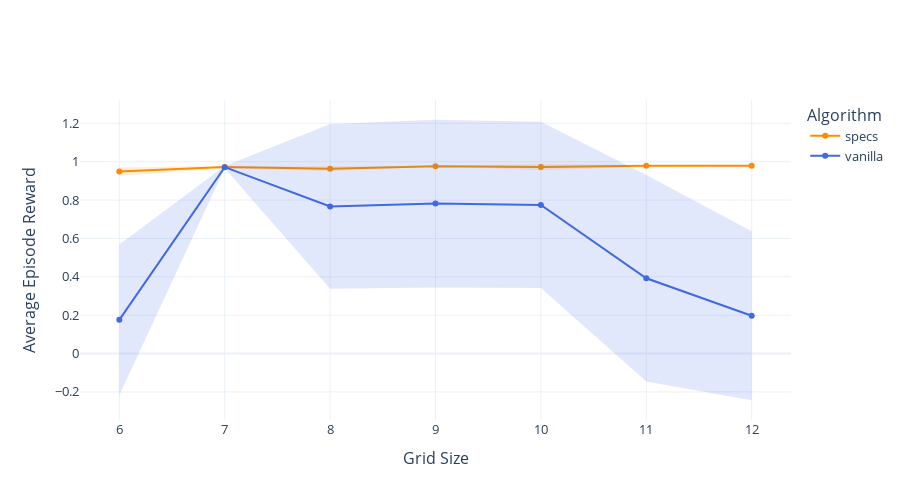

Notebook source saved alongside this figure:
### Markdown cell above
# Same as the subplots, but separately

### Code cell
import plotly.graph_objects as go

# --- Aggregate the data ---
agg_df = (
    df.groupby(["case", "grid"])
    .agg(
        mean_reward=("reward", "mean"),
        std_reward=("reward", "std"),
        mean_len=("ep_len", "mean"),
        std_len=("ep_len", "std"),
    )
    .reset_index()
)

colors = {"vanilla": "royalblue", "specs": "darkorange"}

# === Plot 1: Reward ===
fig_reward = go.Figure()

for case in agg_df["case"].unique():
    subset = agg_df[agg_df["case"] == case]
    
    # Mean line
    fig_reward.add_trace(
        go.Scatter(
            x=subset["grid"],
            y=subset["mean_reward"],
            mode="lines+markers",
            name=case,
            line=dict(color=colors.get(case, "gray")),
        )
    )

    # Shaded standard deviation
    fig_reward.add_trace(
        go.Scatter(
            x=list(subset["grid"]) + list(subset["grid"][::-1]),
            y=list(subset["mean_reward"] + subset["std_reward"]) +
              list(subset["mean_reward"] - subset["std_reward"])[::-1],
            fill="toself",
            fillcolor=f"rgba(65,105,225,0.15)" if case == "vanilla" else "rgba(255,140,0,0.15)",
            line=dict(color="rgba(255,255,255,0)"),
            showlegend=False,
            hoverinfo="skip",
        )
    )

fig_reward.update_layout(
    #title="Average Episode Reward vs Grid Size",
    xaxis_title="Grid Size",
    yaxis_title="Average Episode Reward",
    template="plotly_white",
    font=dict(size=13),
    height=500,
    width=900,
    legend_title_text="Algorithm",
)
fig_reward.show()

### Figure 1 — Plotly figure (JSON) as saved in the notebook; plotly's stock layout.template omitted (floating-point values rounded to 4 significant figures)
{"data": [{"line": {"color": "darkorange"}, "mode": "lines+markers", "name": "specs", "type": "scatter", "x": [6, 7, 8, 9, 10, 11, 12], "y": [0.9494, 0.972, 0.9631, 0.9767, 0.9721, 0.9782, 0.9789]}, {"fill": "toself", "fillcolor": "rgba(255,140,0,0.15)", "hoverinfo": "skip", "line": {"color": "rgba(255,255,255,0)"}, "showlegend": false, "type": "scatter", "x": [6, 7, 8, 9, 10, 11, 12, 12, 11, 10, 9, 8, 7, 6], "y": [0.9715, 0.9782, 0.9759, 0.9782, 0.9892, 0.9833, 0.9844, 0.9734, 0.9732, 0.955, 0.9751, 0.9503, 0.9658, 0.9272]}, {"line": {"color": "royalblue"}, "mode": "lines+markers", "name": "vanilla", "type": "scatter", "x": [6, 7, 8, 9, 10, 11, 12], "y": [0.1756, 0.9715, 0.767, 0.7817, 0.7748, 0.3926, 0.1969]}, {"fill": "toself", "fillcolor": "rgba(65,105,225,0.15)", "hoverinfo": "skip", "line": {"color": "rgba(255,255,255,0)"}, "showlegend": false, "type": "scatter", "x": [6, 7, 8, 9, 10, 11, 12, 12, 11, 10, 9, 8, 7, 6], "y": [0.5683, 0.9775, 1.196, 1.219, 1.208, 0.9301, 0.6371, -0.2434, -0.145, 0.3413, 0.3447, 0.338, 0.9655, -0.2171]}], "layout": {"font": {"size": 13}, "height": 500, "legend": {"title": {"text": "Algorithm"}}, "width": 900, "xaxis": {"title": {"text": "Grid Size"}}, "yaxis": {"title": {"text": "Average Episode Reward"}}}}
